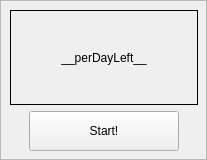
             <widget class="QFrame" name="frame">
              <property name="minimumSize">
               <size>
                <width>200</width>
                <height>141</height>
               </size>
              </property>
              <property name="frameShape">
               <enum>QFrame::StyledPanel</enum>
              </property>
              <property name="frameShadow">
               <enum>QFrame::Raised</enum>
              </property>
              <widget class="QWidget" name="layoutWidget">
               <property name="geometry">
                <rect>
                 <x>10</x>
                 <y>10</y>
                 <width>188</width>
                 <height>141</height>
                </rect>
               </property>
               <layout class="QVBoxLayout" name="verticalLayout_2">
                <property name="sizeConstraint">
                 <enum>QLayout::SetDefaultConstraint</enum>
                </property>
                <item>
                 <widget class="QLabel" name="timerPerDayLeft_label">
                  <property name="frameShape">
                   <enum>QFrame::Panel</enum>
                  </property>
                  <property name="text">
                   <string>__perDayLeft__</string>
                  </property>
                  <property name="alignment">
                   <set>Qt::AlignCenter</set>
                  </property>
                 </widget>
                </item>
                <item>
                 <layout class="QHBoxLayout" name="horizontalLayout_3">
                  <item>
                   <widget class="QPushButton" name="startTimer_button">
                    <property name="minimumSize">
                     <size>
                      <width>130</width>
                      <height>40</height>
                     </size>
                    </property>
                    <property name="maximumSize">
                     <size>
                      <width>150</width>
                      <height>16777215</height>
                     </size>
                    </property>
                    <property name="text">
                     <string>Start!</string>
                    </property>
                   </widget>
                  </item>
                 </layout>
                </item>
               </layout>
              </widget>
             </widget>
